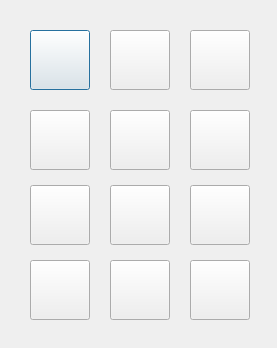
<?xml version="1.0" encoding="UTF-8"?>
<ui version="4.0">
 <class>keyboard</class>
 <widget class="QDialog" name="keyboard">
  <property name="geometry">
   <rect>
    <x>0</x>
    <y>0</y>
    <width>277</width>
    <height>348</height>
   </rect>
  </property>
  <property name="windowTitle">
   <string>Dialog</string>
  </property>
  <widget class="QPushButton" name="btn1">
   <property name="geometry">
    <rect>
     <x>30</x>
     <y>30</y>
     <width>60</width>
     <height>60</height>
    </rect>
   </property>
   <property name="font">
    <font>
     <family>AR PL UKai CN</family>
    </font>
   </property>
   <property name="text">
    <string/>
   </property>
   <property name="flat">
    <bool>false</bool>
   </property>
  </widget>
  <widget class="QPushButton" name="btn2">
   <property name="geometry">
    <rect>
     <x>110</x>
     <y>30</y>
     <width>60</width>
     <height>60</height>
    </rect>
   </property>
   <property name="font">
    <font>
     <family>AR PL UKai CN</family>
    </font>
   </property>
   <property name="text">
    <string/>
   </property>
   <property name="flat">
    <bool>false</bool>
   </property>
  </widget>
  <widget class="QPushButton" name="btn5">
   <property name="geometry">
    <rect>
     <x>110</x>
     <y>110</y>
     <width>60</width>
     <height>60</height>
    </rect>
   </property>
   <property name="font">
    <font>
     <family>AR PL UKai CN</family>
    </font>
   </property>
   <property name="text">
    <string/>
   </property>
  </widget>
  <widget class="QPushButton" name="btn4">
   <property name="geometry">
    <rect>
     <x>30</x>
     <y>110</y>
     <width>60</width>
     <height>60</height>
    </rect>
   </property>
   <property name="font">
    <font>
     <family>AR PL UKai CN</family>
    </font>
   </property>
   <property name="text">
    <string/>
   </property>
  </widget>
  <widget class="QPushButton" name="btn3">
   <property name="geometry">
    <rect>
     <x>190</x>
     <y>30</y>
     <width>60</width>
     <height>60</height>
    </rect>
   </property>
   <property name="font">
    <font>
     <family>AR PL UKai CN</family>
    </font>
   </property>
   <property name="text">
    <string/>
   </property>
  </widget>
  <widget class="QPushButton" name="btn6">
   <property name="geometry">
    <rect>
     <x>190</x>
     <y>110</y>
     <width>60</width>
     <height>60</height>
    </rect>
   </property>
   <property name="font">
    <font>
     <family>AR PL UKai CN</family>
    </font>
   </property>
   <property name="text">
    <string/>
   </property>
  </widget>
  <widget class="QPushButton" name="btn7">
   <property name="geometry">
    <rect>
     <x>30</x>
     <y>185</y>
     <width>60</width>
     <height>60</height>
    </rect>
   </property>
   <property name="font">
    <font>
     <family>AR PL UKai CN</family>
    </font>
   </property>
   <property name="text">
    <string/>
   </property>
  </widget>
  <widget class="QPushButton" name="btn8">
   <property name="geometry">
    <rect>
     <x>110</x>
     <y>185</y>
     <width>60</width>
     <height>60</height>
    </rect>
   </property>
   <property name="font">
    <font>
     <family>AR PL UKai CN</family>
    </font>
   </property>
   <property name="text">
    <string/>
   </property>
  </widget>
  <widget class="QPushButton" name="backbtn">
   <property name="geometry">
    <rect>
     <x>190</x>
     <y>260</y>
     <width>60</width>
     <height>60</height>
    </rect>
   </property>
   <property name="font">
    <font>
     <family>AR PL UKai CN</family>
    </font>
   </property>
   <property name="text">
    <string/>
   </property>
  </widget>
  <widget class="QPushButton" name="btn9">
   <property name="geometry">
    <rect>
     <x>190</x>
     <y>185</y>
     <width>60</width>
     <height>60</height>
    </rect>
   </property>
   <property name="font">
    <font>
     <family>AR PL UKai CN</family>
    </font>
   </property>
   <property name="text">
    <string/>
   </property>
  </widget>
  <widget class="QPushButton" name="btnspace">
   <property name="geometry">
    <rect>
     <x>30</x>
     <y>260</y>
     <width>60</width>
     <height>60</height>
    </rect>
   </property>
   <property name="font">
    <font>
     <family>AR PL UKai CN</family>
    </font>
   </property>
   <property name="text">
    <string/>
   </property>
  </widget>
  <widget class="QPushButton" name="btn0">
   <property name="geometry">
    <rect>
     <x>110</x>
     <y>260</y>
     <width>60</width>
     <height>60</height>
    </rect>
   </property>
   <property name="text">
    <string/>
   </property>
  </widget>
 </widget>
 <tabstops>
  <tabstop>btnspace</tabstop>
  <tabstop>btn1</tabstop>
  <tabstop>btn2</tabstop>
  <tabstop>btn3</tabstop>
  <tabstop>btn4</tabstop>
  <tabstop>btn5</tabstop>
  <tabstop>btn6</tabstop>
  <tabstop>btn7</tabstop>
  <tabstop>btn8</tabstop>
  <tabstop>btn9</tabstop>
  <tabstop>backbtn</tabstop>
 </tabstops>
 <resources/>
 <connections/>
</ui>
